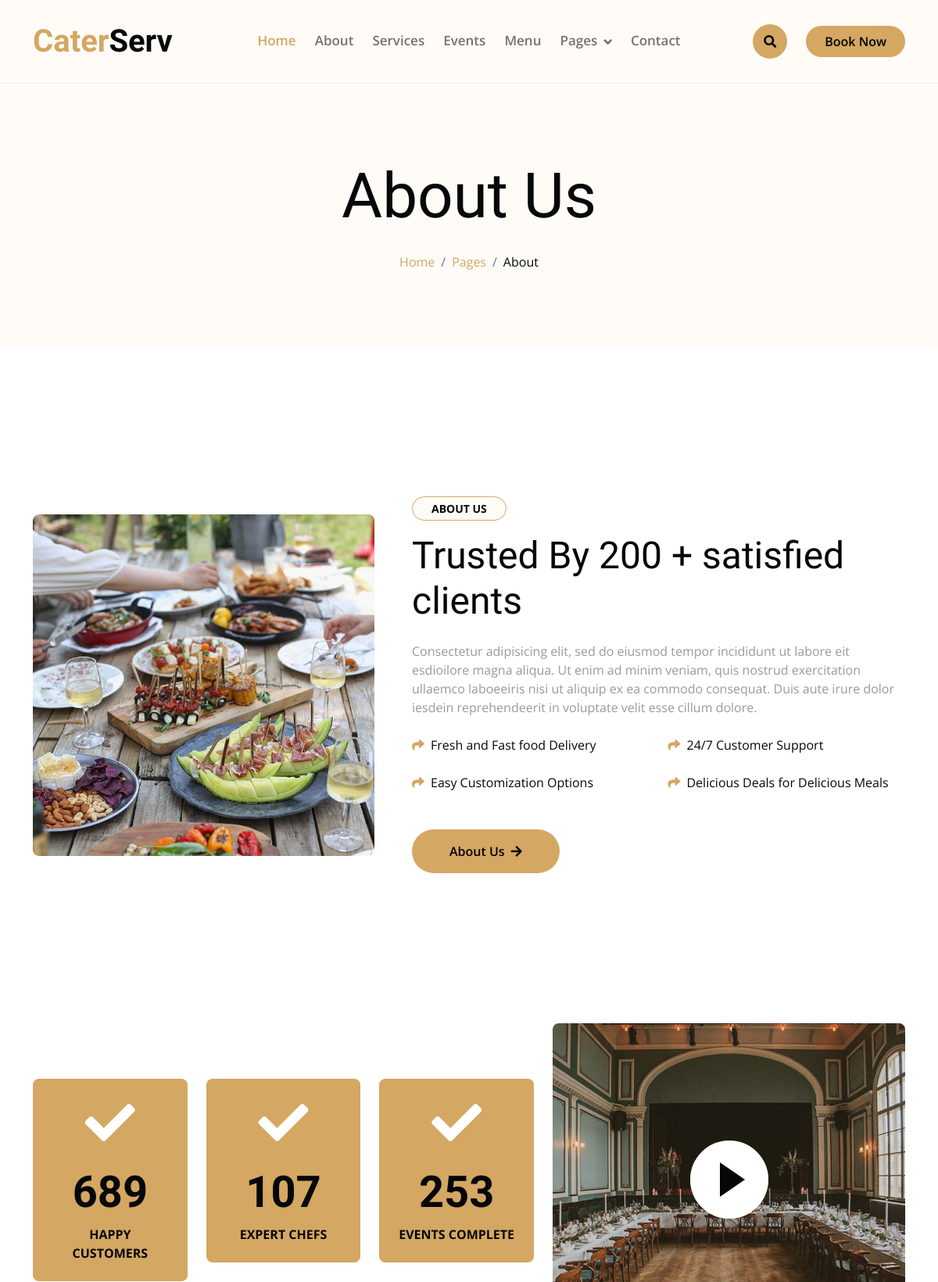
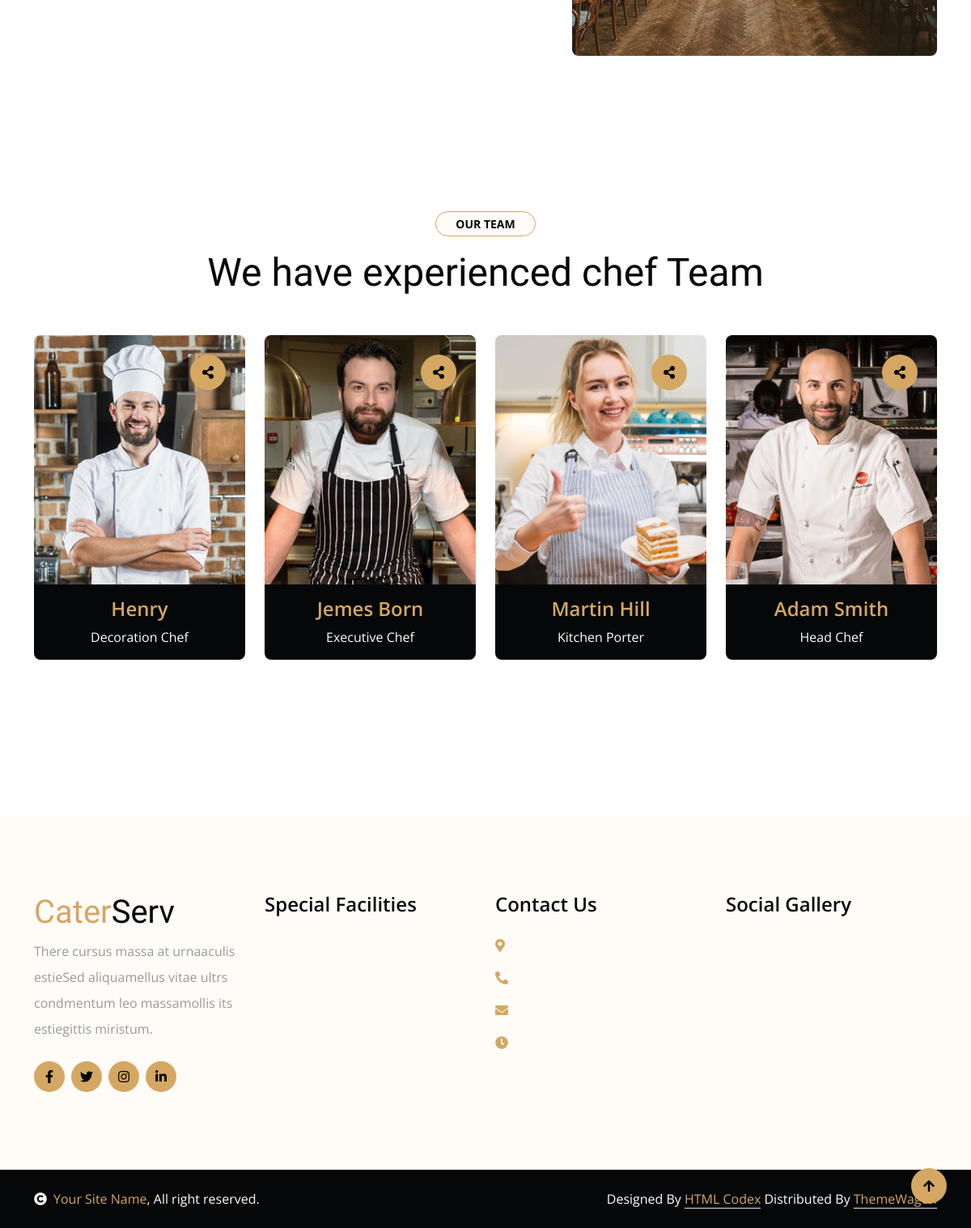
The page /about/ on the database its author committed (2 pictures, top to bottom).
### caterapp/models.py (models this page shows)
class About(models.Model):
    image = models.ImageField(upload_to=('About'))

class DescAbout(models.Model):
    description = models.CharField(max_length=100)

class CountAbout(models.Model):
    numbers = models.IntegerField()
    count_name = models.CharField(max_length=50)

class ChefAbout(models.Model):
    image = models.ImageField(upload_to=('About'))
    chef_name = models.CharField(max_length=50)
    chef_type = models.CharField(max_length=50)

### caterapp/views.py (the view)
# urls.py: path('about/', views.about, name='about'),
def about(request):
    image = About.objects.all()
    desc = DescAbout.objects.all()
    chef_team = ChefAbout.objects.all()
    count = CountAbout.objects.all()
    return render(request, 'about.html', {'image': image, 'desc': desc, 'chef_team': chef_team, 'count': count})

### caterapp/templatetags/custom_filters.py (called while the page is built)
@register.filter(name='wow_delay')
def wow_delay(counter, delay):
    return f'{counter * delay:.1f}'

### templates/about.html (shortened to what this page needs)
{% extends "Base/base.html" %}
{% block start %}
{% load custom_filters %}
        <div class="container-fluid bg-light py-6 my-6 mt-0">
            <div class="container text-center animated bounceInDown">
                <h1 class="display-1 mb-4">About Us</h1>
                <ol class="breadcrumb justify-content-center mb-0 animated bounceInDown">
                    <li class="breadcrumb-item"><a href="{% url 'index' %}">Home</a></li>
                    <li class="breadcrumb-item"><a href="#">Pages</a></li>
                    <li class="breadcrumb-item text-dark" aria-current="page">About</li>
                </ol>
            </div>
        </div>
        <div class="container-fluid py-6">
            <div class="container">
                <div class="row g-5 align-items-center">
                    {% for i in image %}
                    <div class="col-lg-5 wow bounceInUp" data-wow-delay="0.1s">
                        <img src="{{ i.image.url }}" class="img-fluid rounded" alt="{{ i.image.name }}">
                    </div>
                    {% endfor %}
                    <div class="col-lg-7 wow bounceInUp" data-wow-delay="0.3s">
                        <small class="d-inline-block fw-bold text-dark text-uppercase bg-light border border-primary rounded-pill px-4 py-1 mb-3">About Us</small>
                        <h1 class="display-5 mb-4">Trusted By 200 + satisfied clients</h1>
                        <p class="mb-4">Consectetur adipisicing elit, sed do eiusmod tempor incididunt ut labore eit esdioilore magna aliqua. Ut enim ad minim veniam,
                            quis nostrud exercitation ullaemco laboeeiris nisi ut aliquip ex ea commodo consequat. Duis aute irure
                            dolor iesdein reprehendeerit in voluptate velit esse cillum dolore.</p>
                        <div class="row g-4 text-dark mb-5">
                            {% for i in desc %}
                            <div class="col-sm-6">
                                <i class="fas fa-share text-primary me-2"></i>{{ i.description }}
                            </div>
                            {% endfor %}
                        </div>
                        <a href="" class="btn btn-primary py-3 px-5 rounded-pill">About Us<i class="fas fa-arrow-right ps-2"></i></a>
                    </div>
                </div>
            </div>
        </div>
        <div class="container-fluid faqt py-6">
            <div class="container">
                <div class="row g-4 align-items-center">
                    <div class="col-lg-7">
                       <div class="row g-4">
                        {% for i in count %}
                            <div class="col-sm-4 wow bounceInUp" data-wow-delay="{{ forloop.counter0|wow_delay:0.3 }}s">
                                <div class="faqt-item bg-primary rounded p-4 text-center">
                                    <i class="fas fa-check fa-4x mb-4 text-white"></i>
                                    <h1 class="display-4 fw-bold" data-toggle="counter-up">{{ i.numbers }}</h1>
                                    <p class="text-dark text-uppercase fw-bold mb-0">{{ i.count_name }}</p>
                                </div>
                            </div>
                        {% endfor %}
                        </div>
                    </div>
                    <div class="col-lg-5 wow bounceInUp" data-wow-delay="0.1s">
                        <div class="video">
                            <button type="button" class="btn btn-play" data-bs-toggle="modal" data-src="https://www.youtube.com/embed/DWRcNpR6Kdc" data-bs-target="#videoModal">
                                <span></span>
                            </button>
                        </div>
                    </div>
                </div>
            </div>
        </div>
        <div class="container-fluid team py-6">
            <div class="container">
                <div class="text-center wow bounceInUp" data-wow-delay="0.1s">
                    <small class="d-inline-block fw-bold text-dark text-uppercase bg-light border border-primary rounded-pill px-4 py-1 mb-3">Our Team</small>
                    <h1 class="display-5 mb-5">We have experienced chef Team</h1>
                </div>
                <div class="row g-4">
                    {% for i in chef_team %}
                    <div class="col-lg-3 col-md-6 wow bounceInUp" data-wow-delay="{{ forloop.counter0|wow_delay:0.2 }}s">
                        <div class="team-item rounded">
                            <img class="img-fluid rounded-top " src="{{ i.image.url }}" alt="{{ i.image.name }}">
                            <div class="team-content text-center py-3 bg-dark rounded-bottom">
                                <h4 class="text-primary">{{ i.chef_name }}</h4>
                                <p class="text-white mb-0">{{ i.chef_type }}</p>
                            </div>
                            <div class="team-icon d-flex flex-column justify-content-center m-4">
                                <a class="share btn btn-primary btn-md-square rounded-circle mb-2" href=""><i class="fas fa-share-alt"></i></a>
                            </div>
                        </div>
                    </div>
                    {% endfor %}
                </div>
            </div>
        </div>
{% endblock %}

### templates/Base/base.html (shortened to what this page needs)
<!DOCTYPE html>
<html lang="en">
    <head>
        <link rel="stylesheet" href="https://use.fontawesome.com/releases/v5.15.4/css/all.css"/>
        <link href="https://cdn.jsdelivr.net/npm/bootstrap-icons@1.4.1/font/bootstrap-icons.css" rel="stylesheet">
        <link href="/static/lib/animate/animate.min.css" rel="stylesheet">
        <link href="/static/lib/lightbox/css/lightbox.min.css" rel="stylesheet">
        <link href="/static/lib/owlcarousel/owl.carousel.min.css" rel="stylesheet">
        <link href="/static/css/bootstrap.min.css" rel="stylesheet">
        <link href="/static/css/style.css" rel="stylesheet">
    </head>
    <body>
{% include 'header.html' %}
{% block start %}
{% endblock %}
{% include 'footer.html' %}
 <div class="container-fluid copyright bg-dark py-4">
    <div class="container">
        <div class="row">
            <div class="col-md-6 text-center text-md-start mb-3 mb-md-0">
                <span class="text-light"><a href="#"><i class="fas fa-copyright text-light me-2"></i>Your Site Name</a>, All right reserved.</span>
            </div>
            <div class="col-md-6 my-auto text-center text-md-end text-white">
                Designed By <a class="border-bottom" href="https://htmlcodex.com">HTML Codex</a> Distributed By <a class="border-bottom" href="https://themewagon.com">ThemeWagon</a>
            </div>
        </div>
    </div>
</div>
<a href="#" class="btn btn-md-square btn-primary rounded-circle back-to-top"><i class="fa fa-arrow-up"></i></a>
</body>
</html>

### templates/header.html (shortened to what this page needs)
        <div class="container-fluid nav-bar">
            <div class="container">
                <nav class="navbar navbar-light navbar-expand-lg py-4">
                    <a href="index.html" class="navbar-brand">
                        <h1 class="text-primary fw-bold mb-0">Cater<span class="text-dark">Serv</span> </h1>
                    </a>
                    <div class="collapse navbar-collapse" id="navbarCollapse">
                        <div class="navbar-nav mx-auto">
                            <a href="{% url 'index' %}" class="nav-item nav-link active">Home</a>
                            <a href="{% url 'about' %}" class="nav-item nav-link">About</a>
                            <a href="{% url 'service' %}" class="nav-item nav-link">Services</a>
                            <a href="{% url 'event' %}" class="nav-item nav-link">Events</a>
                            <a href="{% url 'menu' %}" class="nav-item nav-link">Menu</a>
                            <div class="nav-item dropdown">
                                <a href="#" class="nav-link dropdown-toggle" data-bs-toggle="dropdown">Pages</a>
                            </div>
                            <a href="{% url 'contact' %}" class="nav-item nav-link">Contact</a>
                        </div>
                        <button class="btn-search btn btn-primary btn-md-square me-4 rounded-circle d-none d-lg-inline-flex" data-bs-toggle="modal" data-bs-target="#searchModal"><i class="fas fa-search"></i></button>
                        <a href="{% url 'book' %}" class="btn btn-primary py-2 px-4 d-none d-xl-inline-block rounded-pill">Book Now</a>
                    </div>
                </nav>
            </div>
        </div>

### templates/footer.html (shortened to what this page needs)
<div class="container-fluid footer py-6 my-6 mb-0 bg-light wow bounceInUp" data-wow-delay="0.1s">
    <div class="container">
        <div class="row">
            <div class="col-lg-3 col-md-6">
                <div class="footer-item">
                    <h1 class="text-primary">Cater<span class="text-dark">Serv</span></h1>
                    <p class="lh-lg mb-4">There cursus massa at urnaaculis estieSed aliquamellus vitae ultrs condmentum leo massamollis its estiegittis miristum.</p>
                    <div class="footer-icon d-flex">
                        <a class="btn btn-primary btn-sm-square me-2 rounded-circle" href=""><i class="fab fa-facebook-f"></i></a>
                        <a class="btn btn-primary btn-sm-square me-2 rounded-circle" href=""><i class="fab fa-twitter"></i></a>
                        <a href="#" class="btn btn-primary btn-sm-square me-2 rounded-circle"><i class="fab fa-instagram"></i></a>
                        <a href="#" class="btn btn-primary btn-sm-square rounded-circle"><i class="fab fa-linkedin-in"></i></a>
                    </div>
                </div>
            </div>
            <div class="col-lg-3 col-md-6">
                <div class="footer-item">
                    <h4 class="mb-4">Special Facilities</h4>
                </div>
            </div>
            <div class="col-lg-3 col-md-6">
                <div class="footer-item">
                    <h4 class="mb-4">Contact Us</h4>
                    <div class="d-flex flex-column align-items-start">
                        <p><i class="fa fa-map-marker-alt text-primary me-2"></i>{{ contact.address }}</p>
                        <p><i class="fa fa-phone-alt text-primary me-2"></i>{{ contact.phone }}</p>
                        <p><i class="fas fa-envelope text-primary me-2"></i>{{ contact.email }}</p>
                        <p><i class="fa fa-clock text-primary me-2"></i>{{ contact.hours }}</p>
                    </div>
                </div>
            </div>
            <div class="col-lg-3 col-md-6">
                <div class="footer-item">
                    <h4 class="mb-4">Social Gallery</h4>
                </div>
            </div>
        </div>
    </div>
</div>

### static/css/style.css (style rules this page uses)
.back-to-top { position: fixed; right: 30px; bottom: 30px; z-index: 99; }
h1, h2, h3, .h1, .h2, .h3 { font-weight: 400 !important; font-family: 'Playball', cursive !important; }
h4, h5, h6, .h4, .h5, .h6 { font-weight: 600 !important; font-family: 'Open Sans', sans-serif !important; }
.my-6 { margin-top: 6rem; margin-bottom: 6rem; }
.py-6 { padding-top: 6rem; padding-bottom: 6rem; }
.wow, .animated { animation-duration: 2s !important; }
.btn.btn-primary { border: 0; }
.btn { font-weight: 600; transition: .5s; }
.btn-sm-square { width: 38px; height: 38px; }
.btn-md-square { width: 44px; height: 44px; }
.btn-square, .btn-sm-square, .btn-md-square, .btn-lg-square { padding: 0; display: flex; align-items: center; justify-content: center; font-weight: normal; }
.nav-bar { background: var(--bs-light); border-bottom: 1px solid rgba(0, 0, 0, .05); }
.navbar .navbar-nav .nav-link { padding: 10px 12px; font-weight: 600; font-size: 17px; transition: .5s; }
.navbar .navbar-nav .nav-link:hover, .navbar .navbar-nav .nav-link.active { color: var(--bs-primary); }
.navbar .dropdown-toggle::after { border: none; content: "\f107"; font-family: "Font Awesome 5 Free"; font-weight: 700; vertical-align: middle; margin-left: 8px; }
.video { position: relative; height: 100%; min-height: 400px; background: linear-gradient(rgba(254, 218, 154, 0.1), rgba(254, 218, 154, 0.1)), url(../img/fact.jpg); background-position: center center; background-repeat: no-repeat; background-size: cover; border-radius: 8px; }
.video .btn-play { position: absolute; z-index: 3; top: 50%; left: 50%; transform: translateX(-50%) translateY(-50%); box-sizing: content-box; display: block; width: 32px; height: 44px; border-radius: 50%; border: none; outline: none; padding: 18px 20px 18px 28px; }
.video .btn-play:before { content: ""; position: absolute; z-index: 0; left: 50%; top: 50%; transform: translateX(-50%) translateY(-50%); display: block; width: 100px; height: 100px; background: var(--bs-primary); border-radius: 50%; animation: pulse-border 1500ms ease-out infinite; }
.video .btn-play:after { content: ""; position: absolute; z-index: 1; left: 50%; top: 50%; transform: translateX(-50%) translateY(-50%); display: block; width: 100px; height: 100px; background: var(--bs-white); border-radius: 50%; transition: all 200ms; }
.video .btn-play span { display: block; position: relative; z-index: 3; width: 0; height: 0; border-left: 32px solid var(--bs-dark); border-top: 22px solid transparent; border-bottom: 22px solid transparent; }
.team-item { width: 100%; height: 100%; position: relative; }
.team-item .team-icon { position: absolute; top: 0; right: 0; }
.team-item .team-content { transition: 0.9s; }
.team-item .team-content h4, .team-item .team-content p { transition: 0.5s; }

### rows shown on the page
About: image (picture)
DescAbout: description "Fresh and Fast food Delivery"
DescAbout: description "24/7 Customer Support"
DescAbout: description "Easy Customization Options"
DescAbout: description "Delicious Deals for Delicious Meals"
CountAbout: numbers "689", count_name "HAPPY CUSTOMERS"
CountAbout: numbers "107", count_name "EXPERT CHEFS"
CountAbout: numbers "253", count_name "EVENTS COMPLETE"
ChefAbout: image (picture), chef_name "Henry", chef_type "Decoration Chef"
ChefAbout: image (picture), chef_name "Jemes Born", chef_type "Executive Chef"
ChefAbout: image (picture), chef_name "Martin Hill", chef_type "Kitchen Porter"
ChefAbout: image (picture), chef_name "Adam Smith", chef_type "Head Chef"
